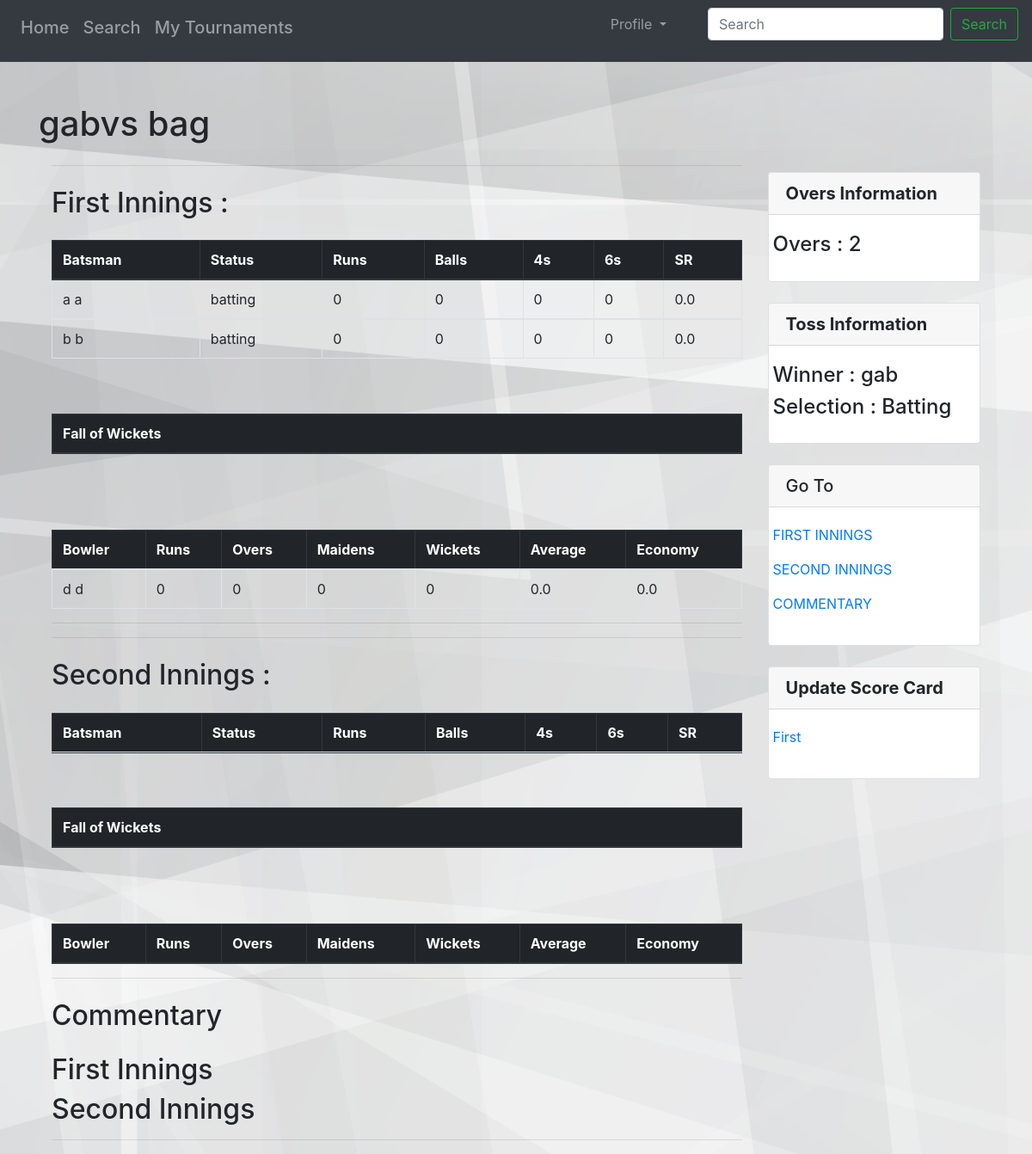
Screenshot of /tournament/6/match with the database file from the repository.
### tournament/models.py (models this page shows, shortened)
class Match(models.Model):
    name = models.CharField(max_length=10, blank=True, null=True)
    tournament = models.ForeignKey(Tournament, on_delete=models.CASCADE, null=True, blank=True)
    team_1 = models.ForeignKey('Team', related_name='team_1', on_delete=models.DO_NOTHING, null=True, blank=True)
    team_2 = models.ForeignKey('Team', related_name='team_2', on_delete=models.DO_NOTHING, null=True, blank=True)
    overs = models.IntegerField(default=0)
    match_status = models.IntegerField(default=0)
    toss_winner = models.ForeignKey('Team', related_name='toss_winner', on_delete=models.DO_NOTHING,
                                    blank=True, null=True)
    toss_winner_choice = models.CharField(max_length=10, default='Select')
    match_winner = models.ForeignKey('Team', related_name='match_winner', on_delete=models.DO_NOTHING, blank=True, null=True)

class Team(models.Model):
    name = models.CharField(max_length=20, unique=True)
    owner = models.CharField(max_length=20)
    logo = models.ImageField()
    tournament = models.ForeignKey(Tournament, on_delete=models.CASCADE, null=True, blank=True)
    players = models.ManyToManyField(Player)
    def __str__(self):
        return self.name

class MatchAdditional(models.Model):
    match = models.ForeignKey(Match, on_delete=models.CASCADE, blank=True, null=True)
    current_innings = models.CharField(max_length=10, blank=True, null=True)
    toss_stored = models.BooleanField(default=False)

### performance/models.py (models this page shows, shortened)
class BattingInnings(models.Model):
    player = models.ForeignKey(Player, on_delete=models.CASCADE, null=True, blank=True)
    match = models.ForeignKey('tournament.Match', on_delete=models.CASCADE, null=True, blank=True)
    tournament = models.ForeignKey('tournament.Tournament', on_delete=models.CASCADE, null=True, blank=True)
    team = models.ForeignKey('tournament.Team', on_delete=models.CASCADE, null=True, blank=True)
    batting_runs = models.BigIntegerField(default=0)
    strike_rate = models.FloatField(default=0)
    sixes = models.IntegerField(default=0)
    fours = models.IntegerField(default=0)
    batting_balls = models.BigIntegerField(default=0)
    status = models.CharField(max_length=20)
    out = models.BooleanField(default=False)
    out_type = models.CharField(max_length=20)
    played = models.BooleanField(default=False)
    started_time = models.DateTimeField(blank=True, null=True)

class BowlingInnings(models.Model):
    player = models.ForeignKey(Player, related_name='player', on_delete=models.CASCADE, null=True,
                               blank=True)
    match = models.ForeignKey('tournament.Match', on_delete=models.CASCADE, null=True, blank=True)
    tournament = models.ForeignKey('tournament.Tournament', on_delete=models.CASCADE, null=True, blank=True)
    team = models.ForeignKey('tournament.Team', on_delete=models.CASCADE, null=True, blank=True)
    bowling_runs = models.BigIntegerField(default=0)
    batting_balls = models.BigIntegerField(default=0)
    bowling_overs = models.BigIntegerField(default=0)
    wickets = models.BigIntegerField(default=0)
    wickets_players = models.ManyToManyField(Player, related_name='wicket_players')
    bowling_avg = models.FloatField(default=0)
    economy = models.FloatField(default=0)
    played = models.BooleanField(default=False)
    started_time = models.DateTimeField(blank=True, null=True)

### tournament/views.py (the view, shortened to what this page needs)
# urls.py: path('<int:match_id>/match', views.match, name='match'),
def match(request, match_id):
    match = Match.objects.get(id=match_id)
    match_additional = MatchAdditional.objects.get(match=match)
    innings = match_additional.current_innings
    if innings == 'First':
        current_innings = FirstInningss.objects.get(match=match)
        bowling_team = current_innings.bowling_team
        batting_team = current_innings.batting_team
    else:
        current_innings = SecondInnings.objects.get(match=match)
        bowling_team = current_innings.bowling_team
        batting_team = current_innings.batting_team
    if match_additional.toss_stored:
        commentary_first_innings = Score.objects.filter(match=match).filter(innings='First').order_by(
            'over_number')
        commentary_second_innings = Score.objects.filter(match=match).filter(innings='Second').order_by(
            'over_number')
        toss_form = TossForm(match)
        overs_form = OverForm()
        opener_form = OpenerForm(batting_team)
        team_batting = FirstInningss.objects.get(match=match)
        team_bowling = team_batting.bowling_team
        team_batting = team_batting.batting_team
        innings1_batting = BattingInnings.objects.filter(match=match).filter(team=team_batting).filter(
            played=True).order_by('started_time')
        innings1_bowling = BowlingInnings.objects.filter(match=match).filter(team=team_bowling).filter(
            played=True).order_by('started_time')
        innings2_batting = BattingInnings.objects.filter(match=match).filter(team=team_bowling).filter(
            played=True).order_by('started_time')
        innings2_bowling = BowlingInnings.objects.filter(match=match).filter(team=team_batting).filter(
            played=True).order_by('started_time')
        innings1_fallofwicket = Score.objects.filter(match=match).filter(innings='First').filter(wicket=True)
        innings2_fallofwicket = Score.objects.filter(match=match).filter(innings='Second').filter(wicket=True)
        winner_form = WinnerForm(batting_team,bowling_team)
        context = {'all_scores': None, 'match': match, 'tournament': tournament, 'batting_team': batting_team,
                   'bowling_team': bowling_team, 'toss_form': toss_form, 'overs_form': overs_form,
                   'innings1_batting': innings1_batting, 'innings1_bowling': innings1_bowling,
                   'innings2_batting': innings2_batting, 'innings2_bowling': innings2_bowling,
                   'commentary_first_innings': commentary_first_innings, 'opener_form': opener_form,
                   'commentary_second_innings': commentary_second_innings,
                   'innings1_fallofwicket': innings1_fallofwicket, 'innings2_fallofwicket':
                       innings2_fallofwicket, 'match_additional': match_additional, 'current_innings':
                       current_innings, 'winner_form': winner_form}
        return render(request, 'tournament/match_templates/current_match.html', context)

### tournament/templates/tournament/match_templates/current_match.html (shortened to what this page needs)
{% extends 'organizer/base.html' %}
{% block body %}
    {% load staticfiles %}
    <link  rel="stylesheet" type="text/css" href="{% static 'organizer/base.css' %}">
    <div class="container">
     <br>
    <br>
    <br>
        <h1> {{  match.team_1 }}vs {{match.team_2}}</h1>
    </div>
<div class="container">
    <div class="container">
      <div class="row">
        <div  class="col-md-9">
      {% if match_additional.toss_stored is True %}
            <hr>
            <h2 class="my-4" style="{text-align: center;}">First Innings : {{ team1.name }}
            </h2>
            <div id="firstinnings">
                        <table class="table table-bordered" align="center">
              <thead class="thead-dark">
                <tr>
                  <th scope="col">Batsman</th>
                  <th scope="col">Status</th>
                  <th scope="col">Runs</th>
                  <th scope="col">Balls</th>
                  <th scope="col">4s</th>
                  <th scope="col">6s</th>
                  <th scope="col">SR</th>
                </tr>
              </thead>
                            {% for player in innings1_batting %}
              <tbody>
                <tr>
                  <td>{{ player.player.get_full_name }}</td>
                  <td>{{ player.status }}</td>
                  <td>{{ player.batting_runs }}</td>
                  <td>{{ player.batting_balls }}</td>
                  <td>{{ player.fours }}</td>
                  <td>{{ player.sixes }}</td>
                  <td>{{ player.strike_rate }}</td>
                </tr>
              </tbody>
                            {% endfor %}
            </table>
        <br><br>
            <table class="table table-bordered" align="center">
              <thead class="thead-dark">
                <tr>
                  <th scope="col">Fall of Wickets</th>
                </tr>
              </thead>
            </table>
        <br><br><br>
            <table class="table table-bordered" align="center">
              <thead class="thead-dark">
                <tr>
                  <th scope="col">Bowler</th>
                  <th scope="col">Runs</th>
                  <th scope="col">Overs</th>
                  <th scope="col">Maidens</th>
                  <th scope="col">Wickets</th>
                  <th scope="col">Average</th>
                  <th scope="col">Economy</th>
                </tr>
              </thead>
              <tbody>
                <tr>
                  {% for player in innings1_bowling %}
              <tbody>
                <tr>
                  <td>{{ player.player.get_full_name }}</td>
                  <td>{{ player.bowling_runs }}</td>
                  <td>{{ player.bowling_overs }}</td>
                  <td>0</td>
                  <td>{{ player.wickets }}</td>
                  <td>{{ player.bowling_avg}}</td>
                  <td>{{ player.economy }}</td>
                </tr>
              </tbody>
                            {% endfor %}
                </tr>
              </tbody>
            </table>
                    <hr>
            </div>
            <hr>
            <div id="recent">
            <h2 class="my-4">Second Innings : {{ team2.name }}
            </h2>
                 <div id="secondinnings">
                        <table class="table table-bordered" align="center">
              <thead class="thead-dark">
                <tr>
                  <th scope="col">Batsman</th>
                  <th scope="col">Status</th>
                  <th scope="col">Runs</th>
                  <th scope="col">Balls</th>
                  <th scope="col">4s</th>
                  <th scope="col">6s</th>
                  <th scope="col">SR</th>
                </tr>
              </thead>
            </table>
        <br><br>
            <table class="table table-bordered" align="center">
              <thead class="thead-dark">
                <tr>
                  <th scope="col">Fall of Wickets</th>
                </tr>
              </thead>
            </table>
        <br><br><br>
            <table class="table table-bordered" align="center">
              <thead class="thead-dark">
                <tr>
                  <th scope="col">Bowler</th>
                  <th scope="col">Runs</th>
                  <th scope="col">Overs</th>
                  <th scope="col">Maidens</th>
                  <th scope="col">Wickets</th>
                  <th scope="col">Average</th>
                  <th scope="col">Economy</th>
                </tr>
              </thead>
            </table>
                 </div>
            </div>
             <div id="commentary">
                 <hr>
             <h2 class="my-4">Commentary</h2>
                 <h2>First Innings</h2>
                 <h2>Second Innings</h2>
                 <hr>
             </div>
        </div>
   {% endif %}
        <div   class="col-md-3 ">
            <div class="sticky-top" >
          {% if match.overs == 0 %}
                      <div class="card my-4">
                        <h5 class="card-header">Enter Overs Information</h5>
                        <div class="card-body">
                          <div class="row">
                                 <form method="POST" action="{% url 'tournament:match_overs' match.id %}">
                                  {% csrf_token %}
                                     <p> {{ overs_form.overs.label }} : {{ overs_form.overs }}</p>
                                     <button type="submit" class="btn btn-secondary
                                     submit_buttons">Save</button>
                              </form>
                          </div>
                      </div>
                      </div>
            {% else %}
                    <div class="card my-4">
                        <h5 class="card-header"><b>Overs Information</b></h5>
                        <div class="card-body">
                          <div class="row">
                                 <h4>Overs : {{ match.overs }}</h4>
                          </div>
                      </div>
                      </div>
            {% endif %}
            {% if match_additional.toss_stored is False %}
                      <div class="card my-4">
                        <h5 class="card-header">Enter Toss Information</h5>
                        <div class="card-body">
                          <div class="row">
                                 <form method="POST" action="{% url 'tournament:match_toss'  match.id%}">
                                  {% csrf_token %}
                                      <p>Select Team :  {{ toss_form.toss_winner }}</p>
                                      <p>Select Choice :  {{ toss_form.toss_winner_choice }}</p>
                                     <button class="btn btn-secondary" type="submit" value="continue">Save</button>
                              </form>
                          </div>
                      </div>
                      </div>
            {% else %}
                      <div class="card my-4">
                          <h5 class="card-header"><b>Toss Information</b></h5>
                        <div class="card-body">
                          <div class="row">
                                <h4>Winner : {{ match.toss_winner }}</h4>
                                <h4>Selection : {{ match.toss_winner_choice }}</h4>
                          </div>
                      </div>
                      </div>
            {% endif %}
                      <div class="card my-4">
                        <h5 class="card-header">Go To</h5>
                        <div class="card-body">
                          <div class="row">
                              <p><a href="#firstinnings">FIRST INNINGS</a></p>
                              <p><a href="#secondinnings">SECOND INNINGS</a></p>
                              <p><a href="#commentary">COMMENTARY</a></p>
                          </div>
                      </div>
                      </div>
                      <div class="card my-4">
                        <h5 class="card-header"><b>Update Score Card</b></h5>
                        <div class="card-body">
                          <div class="row">
                              {% if match.match_status == 0 %}
                                    <form method="POST" action="{% url 'tournament:start_match' match.id %}">
                                        {% csrf_token %}
                                         <button class="btn btn-primary" type="submit" value="continue">Start Match</button>
                                    </form>
                              {% elif match_additional.current_innings == 'First' %}
                                  {% if current_innings.openers_selected  or match_additional.toss_stored == False %}
                                    <p><a href="{% url 'tournament:enter_score' match.id   %}">{{ match_additional.current_innings }}</a></p>
                                  {% else %}
                                   <p><a data-toggle="modal" href="#exampleModalCenter">FIRST INNINGS</a></p>
                                  {% endif %}
                              {% elif match_additional.current_innings == 'Second' %}
                                  {% if current_innings.openers_selected or match_additional.toss_stored == False %}
                                    <p><a href="{% url 'tournament:enter_score' match.id   %}">{{ match_additional.current_innings }}</a></p>
                                  {% else %}
                                   <p><a data-toggle="modal" href="#exampleModalCenter">SECOND INNINGS</a></p>
                                  {% endif %}
                              {% elif match_additional.current_innings == 'Over' and match.match_winner is None %}
                                   <p><a data-toggle="modal" href="#exampleModalCenter1">SUBMIT MATCH</a></p>
                              {% endif %}
                          </div>
                        </div>
                      </div>
            </div>
        </div>
      </div>
    </div>
{% endblock %}

### rows the page displays
Match: team_1 "gab", team_2 "bag", overs "2", toss_winner "gab", toss_winner_choice "Batting"
BattingInnings: player.get_full_name "a a", status "batting", batting_runs "0", batting_balls "0", fours "0", sixes "0", strike_rate "0.0"
BattingInnings: player.get_full_name "b b", status "batting", batting_runs "0", batting_balls "0", fours "0", sixes "0", strike_rate "0.0"
BowlingInnings: player.get_full_name "d d", bowling_runs "0", bowling_overs "0", wickets "0", bowling_avg "0.0", economy "0.0"
MatchAdditional: current_innings "First"
